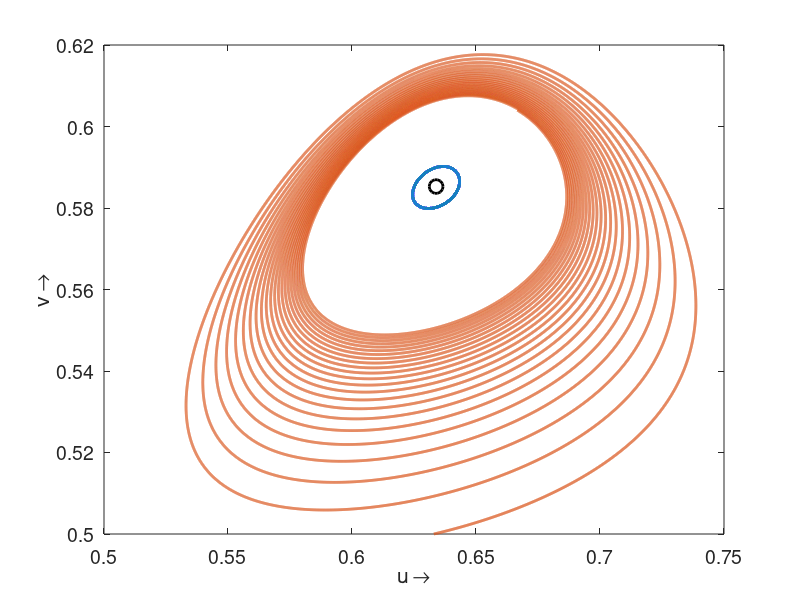

This chart was generated by the following MATLAB code:
clear all;
format long;

set(0, 'DefaultAxesFontSize', 14)

 S=0.29779715;
 A=0.17;
 B=0.15;
 R=0.02;
 Q=0.2;
 L=0.1;

  M=150000;
  N=2;
% 
   x(1:N,:)=zeros(N,M+1);
   y(1:N,:)=zeros(N,M+1);
  x1(1,:)=zeros(1,M+1);
   y1(1,:)=zeros(1,M+1);
% 
%  
 t=zeros(1,M+1);
% 
% -ve direction N=1, M=9700
%     x(1,1)=0.1+0.00001;
%     y(1,1)=(0.715033916527159/0.699089764061691)*0.00001;


%  +ve direction N=2, M=150000  pic 1, S=0.35 R=0.105
%     x(1,1)=0.6166724522-0.1;
%     y(1,1)=0.4864447084-0.1;
%     x(2,1)=0.5;
%     y(2,1)=0.357;
    
    
    %  +ve direction N=7, M=150000 
    x(1,1)=0.633;
    y(1,1)=0.58;
    x(2,1)=0.633;
    y(2,1)=0.5;
%     x(3,1)=1;
%     y(3,1)=0.001;
%     x(4,1)=0.55;
%     y(4,1)=0.2;
%     x(5,1)=0.1;
%     y(5,1)=0.2;
%     x(6,1)=0.18;
%     y(6,1)=0.2;
%     x(7,1)=0.4;
%     y(7,1)=0.001;
%  
% 
% 
% 
  t(1)=0;
  dt=0.01;
% 
%  
  for j=1:M
      t(j+1)=t(j)+dt;
  end
 

 
  for i=1:N
    
for j=1:M
    
    k1(i)=dt*(x(i,j)*(1-x(i,j))*(x(i,j)-L)-S*(x(i,j)*y(i,j))/(A+x(i,j)+B*y(i,j)));
    l1(i)=dt*(S*(x(i,j)*y(i,j))/(A+x(i,j)+B*y(i,j))-Q*y(i,j)-R*y(i,j)^2);
    k2(i)=dt*((x(i,j)+0.5*k1(i))*(1-(x(i,j)+0.5*k1(i)))*((x(i,j)+0.5*k1(i))-L)-S*((x(i,j)+0.5*k1(i))*(y(i,j)+0.5*l1(i)))/(A+(x(i,j)+0.5*k1(i))+B*(y(i,j)+0.5*l1(i))));
    l2(i)=dt*(S*((x(i,j)+0.5*k1(i))*(y(i,j)+0.5*l1(i)))/(A+(x(i,j)+0.5*k1(i))+B*(y(i,j)+0.5*l1(i)))-Q*(y(i,j)+0.5*l1(i))-R*(y(i,j)+0.5*l1(i))^2);
    k3(i)=dt*((x(i,j)+0.5*k2(i))*(1-(x(i,j)+0.5*k2(i)))*((x(i,j)+0.5*k2(i))-L)-S*((x(i,j)+0.5*k2(i))*(y(i,j)+0.5*l2(i)))/(A+(x(i,j)+0.5*k2(i))+B*(y(i,j)+0.5*l2(i))));
    l3(i)=dt*(S*((x(i,j)+0.5*k2(i))*(y(i,j)+0.5*l2(i)))/(A+(x(i,j)+0.5*k2(i))+B*(y(i,j)+0.5*l2(i)))-Q*(y(i,j)+0.5*l2(i))-R*(y(i,j)+0.5*l2(i))^2);
    k4(i)=dt*((x(i,j)+k3(i))*(1-(x(i,j)+k3(i)))*((x(i,j)+k3(i))-L)-S*((x(i,j)+k3(i))*(y(i,j)+l3(i)))/(A+(x(i,j)+k3(i))+B*(y(i,j)+l3(i))));
    l4(i)=dt*(S*((x(i,j)+k3(i))*(y(i,j)+l3(i)))/(A+(x(i,j)+k3(i))+B*(y(i,j)+l3(i)))-Q*(y(i,j)+l3(i))-R*(y(i,j)+l3(i))^2);
    
    
    x(i,j+1)=x(i,j)+(k1(i)+2*k2(i)+2*k3(i)+k4(i))/6;
    y(i,j+1)=y(i,j)+(l1(i)+2*l2(i)+2*l3(i)+l4(i))/6;
end
  end

   
  %for limit cycle
   
% x1(1)=0.4604;
%  y1(1)=0.2683;
%     
%  for j=1:M
%     k1=dt*(x1(j)*(1-x1(j))*(x1(j)-L)-S*(x1(j)*y1(j))/(A+x1(j)+B*y1(j)));
%     l1=dt*(S*(x1(j)*y1(j))/(A+x1(j)+B*y1(j))-Q*y1(j)-R*y1(j)^2);
%      
%     k2=dt*((x1(j)+0.5*k1)*(1-(x1(j)+0.5*k1))*((x1(j)+0.5*k1)-L)-S*((x1(j)+0.5*k1)*(y1(j)+0.5*l1))/(A+(x1(j)+0.5*k1)+B*(y1(j)+0.5*l1)));
%     l2=dt*(S*((x1(j)+0.5*k1)*(y1(j)+0.5*l1))/(A+(x1(j)+0.5*k1)+B*(y1(j)+0.5*l1))-Q*y1(j)-R*(y1(j)+0.5*l1)^2);
%     k3=dt*((x1(j)+0.5*k2)*(1-(x1(j)+0.5*k2))*((x1(j)+0.5*k2)-L)-S*((x1(j)+0.5*k2)*(y1(j)+0.5*l2))/(A+(x1(j)+0.5*k2)+B*(y1(j)+0.5*l2)));
%     l3=dt*(S*((x1(j)+0.5*k2)*(y1(j)+0.5*l2))/(A+(x1(j)+0.5*k2)+B*(y1(j)+0.5*l2))-Q*(y1(j)+0.5*l2)-R*(y1(j)+0.5*l2)^2);
%     k4=dt*((x1(j)+k3)*(1-(x1(j)+k3))*((x1(j)+k3)-L)-S*((x1(j)+k3)*(y1(j)+l3))/(A+(x1(j)+k3)+B*(y1(j)+l3)));
%     l4=dt*(S*((x1(j)+k3)*(y1(j)+l3))/(A+(x1(j)+k3)+B*(y1(j)+l3))-Q*(y1(j)+l3)-R*(y1(j)+l3)^2);
%     x1(j+1)=x1(j)+(k1+2*k2+2*k3+k4)/6;
%     y1(j+1)=y1(j)+(l1+2*l2+2*l3+l4)/6;
% end
%   
  
  

%plot(x1, y1)
% plot(x1(9000:end),y1(9000:end),'LineWidth',2)
% hold on;
%comet(x1,y1)
 %plot(t,x1)
% hold on;
% plot(t,y1)
 %hold on;




 
 
 
 
 
 
 
 
%  
%  
% % 
        plot(x(1,:),y(1,:),'LineWidth',2)
         hold on;
        plot(x(2,:),y(2,:),'LineWidth',2);
         hold on;
%         plot(x(3,:),y(3,:),'LineWidth',2)
%          hold on;
%         plot(x(4,:),y(4,:),'LineWidth',2);
%          hold on;
%         plot(x(5,:),y(5,:),'LineWidth',2)
%          hold on;
%         plot(x(6,:),y(6,:),'LineWidth',2);
%          hold on;
%         plot(x(7,:),y(7,:),'LineWidth',2)
%          hold on;
%         plot(x(8,:),y(8,:),'LineWidth',2);
%          hold on;
% % %  
% % 
% % 
% % 
% %   hold on;
% 
% 
   plot(0.6339239261, 0.5852695815,'marker','o','markersize',10,'color','black','LineWidth',2);
   hold on;
% %   
%     plot(0.6334671784, 0.08851061502,'marker','o','markersize',10,'color','black','LineWidth',2);
%     hold on;
%      plot(1,0,'marker','o','markersize',10,'color','black','LineWidth',2);
%      hold on;
%      plot(0,0,'marker','.','markersize',30,'color','red','LineWidth',2);
%      hold on;
%      plot(L,0,'marker','o','markersize',10,'color','black','LineWidth',2);
 %axis([0 1 0 0.2 ]);
 xlabel('u \rightarrow');
 ylabel('v \rightarrow');